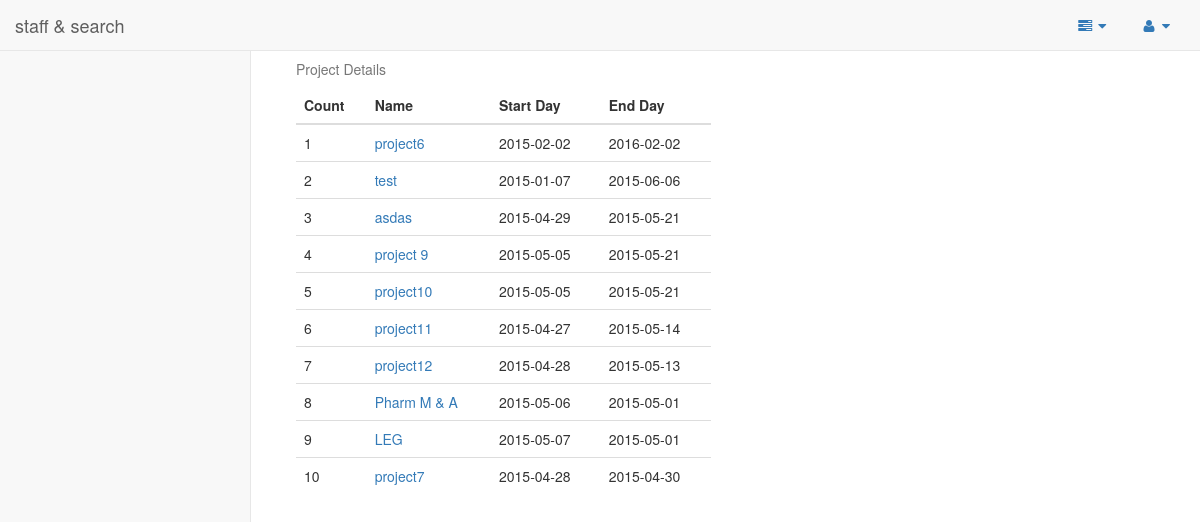
/admin/project_lists.php, run on an earlier commit of the app's database.
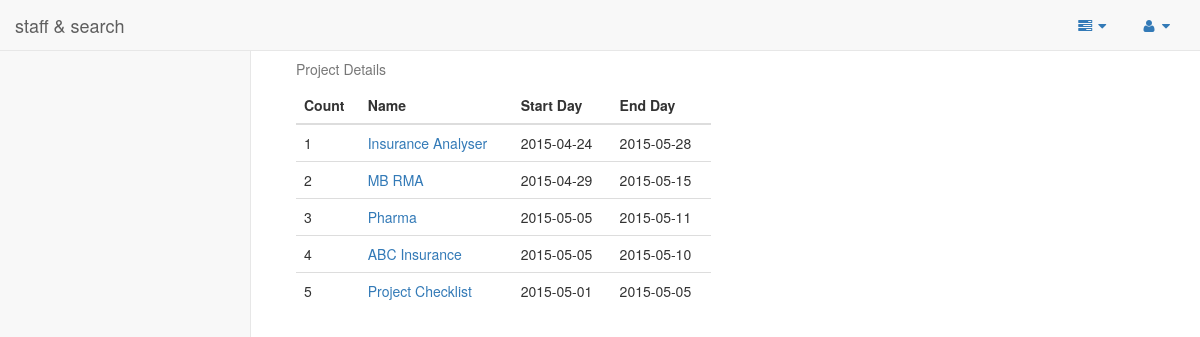
And on a later commit of the database.
### tables this page shows
CREATE TABLE IF NOT EXISTS `projects` (
`project_id` int(11) NOT NULL,
  `name` varchar(50) NOT NULL,
  `start_day` date NOT NULL,
  `end_day` date NOT NULL,
  `description` text NOT NULL,
  `tech` text NOT NULL
);

### admin/project_lists.php (the view, shortened to what this page needs)
<?php
    include("header.php");
?>
<body>
    <div id="wrapper">
       <?php
        include 'side_and_menu.php';
       ?>
       <?php
       $query = "SELECT * from projects order by end_day desc";
       $result = mysql_query($query);
       ?>
    <div id="page-wrapper">
        <div class="col-md-6">
            <table class="table">
              <caption>Project Details</caption>
              <thead>
                <tr>
                  <th>Count</th>
                  <th>Name</th>
                  <th>Start Day</th>
                  <th>End Day</th>
                </tr>
              </thead>
              <tbody>
                <?php
                $count = 1;
                while ($row = mysql_fetch_array($result)) {
                  echo "<tr>
                  <td>".$count++."</td>
                  <td><a href='project_details.php?id=".$row['project_id']."'>".$row['name']."</a></td>
                  <td>".$row['start_day']."</td>
                  <td>".$row['end_day']."</td>
                </tr>";
                }
                ?>
              </tbody>
            </table>
        </div>
    </div>
    </div>
</body>
</html>

What changed in the data, as far as the page shows it:
removed projects: name "project6", start_day "2015-02-02", end_day "2016-02-02"
removed projects: name "test", start_day "2015-01-07", end_day "2015-06-06"
removed projects: name "asdas", start_day "2015-04-29", end_day "2015-05-21"
removed projects: name "project 9", start_day "2015-05-05", end_day "2015-05-21"
removed projects: name "project10", start_day "2015-05-05", end_day "2015-05-21"
removed projects: name "project11", start_day "2015-04-27", end_day "2015-05-14"
removed projects: name "project12", start_day "2015-04-28", end_day "2015-05-13"
removed projects: name "Pharm M & A", start_day "2015-05-06", end_day "2015-05-01"
removed projects: name "LEG", start_day "2015-05-07", end_day "2015-05-01"
removed projects: name "project7", start_day "2015-04-28", end_day "2015-04-30"
added projects: name "Insurance Analyser", start_day "2015-04-24", end_day "2015-05-28"
added projects: name "MB RMA", start_day "2015-04-29", end_day "2015-05-15"
added projects: name "Pharma", start_day "2015-05-05", end_day "2015-05-11"
added projects: name "ABC Insurance", start_day "2015-05-05", end_day "2015-05-10"
added projects: name "Project Checklist", start_day "2015-05-01", end_day "2015-05-05"
